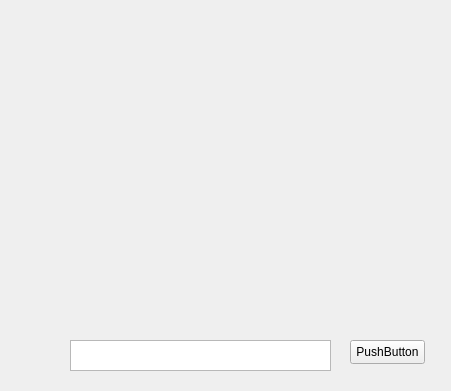
<?xml version="1.0" encoding="UTF-8"?>
<ui version="4.0">
 <class>ChatPage</class>
 <widget class="QWidget" name="ChatPage">
  <property name="geometry">
   <rect>
    <x>0</x>
    <y>0</y>
    <width>451</width>
    <height>391</height>
   </rect>
  </property>
  <property name="windowTitle">
   <string>Form</string>
  </property>
  <widget class="QPushButton" name="pushButton">
   <property name="geometry">
    <rect>
     <x>350</x>
     <y>340</y>
     <width>75</width>
     <height>24</height>
    </rect>
   </property>
   <property name="text">
    <string>PushButton</string>
   </property>
  </widget>
  <widget class="QTextEdit" name="textEdit">
   <property name="geometry">
    <rect>
     <x>70</x>
     <y>340</y>
     <width>261</width>
     <height>31</height>
    </rect>
   </property>
  </widget>
 </widget>
 <resources/>
 <connections/>
</ui>
